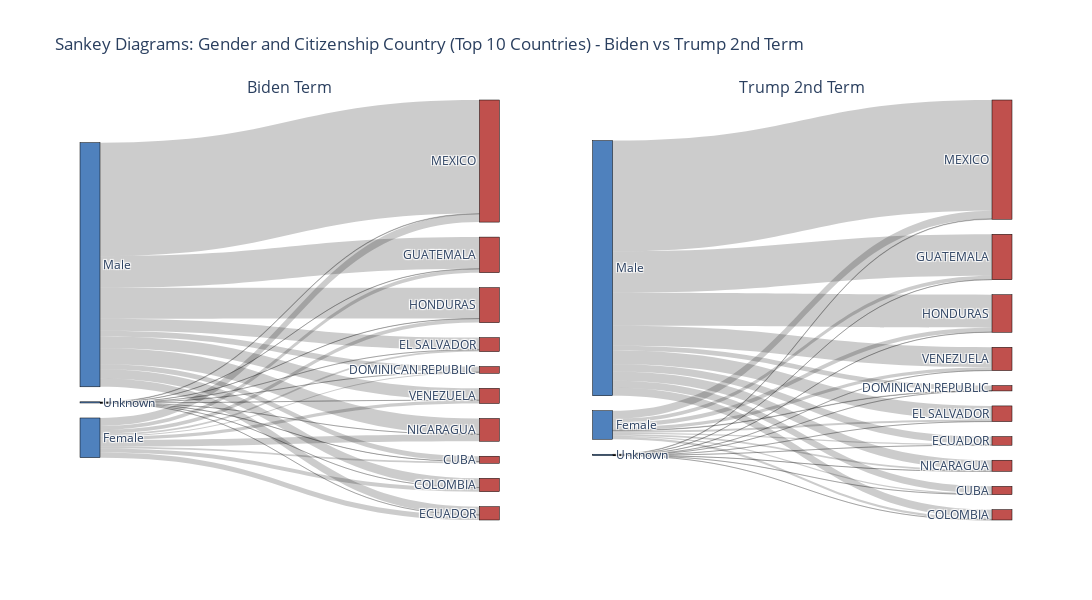

This figure's notebook cell:
### Markdown cell above
Most targeted groups overall in any term are males (86.7 % of total arrests) in working ages, as 84.57% of total arrests among all population of the database are between the working age as defined by OCDE between 15-64 years old, the distribution peaks at 26-30 years for females and at 31-35 fo males as illustrated in the histogram.

Comparison between the Biden and Trump's second term shows that males between 31-35 are still the most targeted groups and that this age group skews 5 years younger for arrested women in both cases. The fact that the 287(g) agreement ramping up doesn´t affect age and gender is not surprising, given that most immigrants travel to the US for economic reasons, so men in working age seem to follow the same pattern as before.

### Code cell
import plotly.graph_objects as go

def sankey_data(df, top_n=10):
    pivot_counts = pd.pivot_table(
        df,
        index="Citizenship Country",
        columns="Gender",
        values="Unique Identifier",
        aggfunc="count",
        fill_value=0
    )
    pivot_counts_top = pivot_counts.loc[pivot_counts.sum(axis=1).sort_values(ascending=False).head(top_n).index]
    genders = list(pivot_counts_top.columns)
    countries = list(pivot_counts_top.index)
    labels = genders + countries
    source, target, value = [], [], []
    for i, gender in enumerate(genders):
        for j, country in enumerate(countries):
            count = pivot_counts_top.loc[country, gender]
            if count > 0:
                source.append(i)
                target.append(len(genders) + j)
                value.append(count)
    return labels, source, target, value, genders, countries

# Prepare Sankey data for both terms
labels_biden, source_biden, target_biden, value_biden, genders_biden, countries_biden = sankey_data(biden_term)
labels_trump2, source_trump2, target_trump2, value_trump2, genders_trump2, countries_trump2 = sankey_data(trump_second_term)

# Create subplots for two Sankey diagrams
from plotly.subplots import make_subplots

fig = make_subplots(rows=1, cols=2, specs=[[{'type': 'sankey'}, {'type': 'sankey'}]],
                    subplot_titles=["Biden Term", "Trump 2nd Term"])

# Biden Sankey
fig.add_trace(go.Sankey(
    node=dict(
        pad=15,
        thickness=20,
        line=dict(color="black", width=0.5),
        label=labels_biden,
        color=["#4F81BD"]*len(genders_biden) + ["#C0504D"]*len(countries_biden)
    ),
    link=dict(
        source=source_biden,
        target=target_biden,
        value=value_biden,
        label=[f"{labels_biden[s]} → {labels_biden[t]}: {v} ({v / sum(value_biden) * 100:.1f}%)" for s, t, v in zip(source_biden, target_biden, value_biden)]
    )
), row=1, col=1)

# Trump 2nd Term Sankey
fig.add_trace(go.Sankey(
    node=dict(
        pad=15,
        thickness=20,
        line=dict(color="black", width=0.5),
        label=labels_trump2,
        color=["#4F81BD"]*len(genders_trump2) + ["#C0504D"]*len(countries_trump2)
    ),
    link=dict(
        source=source_trump2,
        target=target_trump2,
        value=value_trump2,
        label=[f"{labels_trump2[s]} → {labels_trump2[t]}: {v} ({v / sum(value_trump2) * 100:.1f}%)" for s, t, v in zip(source_trump2, target_trump2, value_trump2)]
    )
), row=1, col=2)

fig.update_layout(
    title_text="Sankey Diagrams: Gender and Citizenship Country (Top 10 Countries) - Biden vs Trump 2nd Term",
    font_size=12,
    height=600,
    width=1200
)
fig.write_image("outputs/figures/sankey_gender_citizenship_biden_trump2.png")
# Embed PNG in notebook
display(Image(filename="outputs/figures/sankey_gender_citizenship_biden_trump2.png"))

### Figure 1 — Plotly figure (JSON) as saved in the notebook; plotly's stock layout.template omitted (floating-point values rounded to 4 significant figures)
{"data": [{"domain": {"x": [0, 0.45], "y": [0, 1]}, "link": {"label": ["Female → MEXICO: 3847 (2.8%)", "Female → GUATEMALA: 1760 (1.3%)", "Female → HONDURAS: 1889 (1.4%)", "Female → NICARAGUA: 3270 (2.4%)", "Female → VENEZUELA: 1561 (1.1%)", "Female → EL SALVADOR: 851 (0.6%)", "Female → COLOMBIA: 1975 (1.4%)", "Female → ECUADOR: 2415 (1.8%)", "Female → CUBA: 852 (0.6%)", "Female → DOMINICAN REPUBLIC: 542 (0.4%)", "Male → MEXICO: 54268 (39.8%)", "Male → GUATEMALA: 15116 (11.1%)", "Male → HONDURAS: 14773 (10.8%)", "Male → NICARAGUA: 7594 (5.6%)", "Male → VENEZUELA: 5672 (4.2%)", "Male → EL SALVADOR: 5786 (4.2%)", "Male → COLOMBIA: 4401 (3.2%)", "Male → ECUADOR: 3946 (2.9%)", "Male → CUBA: 2491 (1.8%)", "Male → DOMINICAN REPUBLIC: 2675 (2.0%)", "Unknown → MEXICO: 257 (0.2%)", "Unknown → GUATEMALA: 108 (0.1%)", "Unknown → HONDURAS: 68 (0.0%)", "Unknown → NICARAGUA: 10 (0.0%)", "Unknown → VENEZUELA: 20 (0.0%)", "Unknown → EL SALVADOR: 32 (0.0%)", "Unknown → COLOMBIA: 18 (0.0%)", "Unknown → ECUADOR: 15 (0.0%)", "Unknown → CUBA: 26 (0.0%)", "Unknown → DOMINICAN REPUBLIC: 10 (0.0%)"], "source": [0, 0, 0, 0, 0, 0, 0, 0, 0, 0, 1, 1, 1, 1, 1, 1, 1, 1, 1, 1, 2, 2, 2, 2, 2, 2, 2, 2, 2, 2], "target": [3, 4, 5, 6, 7, 8, 9, 10, 11, 12, 3, 4, 5, 6, 7, 8, 9, 10, 11, 12, 3, 4, 5, 6, 7, 8, 9, 10, 11, 12], "value": [3847, 1760, 1889, 3270, 1561, 851, 1975, 2415, 852, 542, 54268, 15116, 14773, 7594, 5672, 5786, 4401, 3946, 2491, 2675, 257, 108, 68, 10, 20, 32, 18, 15, 26, 10]}, "node": {"color": ["#4F81BD", "#4F81BD", "#4F81BD", "#C0504D", "#C0504D", "#C0504D", "#C0504D", "#C0504D", "#C0504D", "#C0504D", "#C0504D", "#C0504D", "#C0504D"], "label": ["Female", "Male", "Unknown", "MEXICO", "GUATEMALA", "HONDURAS", "NICARAGUA", "VENEZUELA", "EL SALVADOR", "COLOMBIA", "ECUADOR", "CUBA", "DOMINICAN REPUBLIC"], "line": {"color": "black", "width": 0.5}, "pad": 15, "thickness": 20}, "type": "sankey"}, {"domain": {"x": [0.55, 1], "y": [0, 1]}, "link": {"label": ["Female → MEXICO: 2780 (2.8%)", "Female → GUATEMALA: 1261 (1.3%)", "Female → HONDURAS: 1502 (1.5%)", "Female → VENEZUELA: 1148 (1.2%)", "Female → EL SALVADOR: 707 (0.7%)", "Female → NICARAGUA: 622 (0.6%)", "Female → COLOMBIA: 798 (0.8%)", "Female → ECUADOR: 379 (0.4%)", "Female → CUBA: 405 (0.4%)", "Female → DOMINICAN REPUBLIC: 156 (0.2%)", "Male → MEXICO: 37882 (38.8%)", "Male → GUATEMALA: 14247 (14.6%)", "Male → HONDURAS: 11292 (11.6%)", "Male → VENEZUELA: 6805 (7.0%)", "Male → EL SALVADOR: 4635 (4.7%)", "Male → NICARAGUA: 3167 (3.2%)", "Male → COLOMBIA: 2717 (2.8%)", "Male → ECUADOR: 2558 (2.6%)", "Male → CUBA: 2383 (2.4%)", "Male → DOMINICAN REPUBLIC: 1668 (1.7%)", "Unknown → MEXICO: 171 (0.2%)", "Unknown → GUATEMALA: 66 (0.1%)", "Unknown → HONDURAS: 56 (0.1%)", "Unknown → VENEZUELA: 27 (0.0%)", "Unknown → EL SALVADOR: 17 (0.0%)", "Unknown → NICARAGUA: 21 (0.0%)", "Unknown → COLOMBIA: 33 (0.0%)", "Unknown → ECUADOR: 25 (0.0%)", "Unknown → CUBA: 47 (0.0%)", "Unknown → DOMINICAN REPUBLIC: 10 (0.0%)"], "source": [0, 0, 0, 0, 0, 0, 0, 0, 0, 0, 1, 1, 1, 1, 1, 1, 1, 1, 1, 1, 2, 2, 2, 2, 2, 2, 2, 2, 2, 2], "target": [3, 4, 5, 6, 7, 8, 9, 10, 11, 12, 3, 4, 5, 6, 7, 8, 9, 10, 11, 12, 3, 4, 5, 6, 7, 8, 9, 10, 11, 12], "value": [2780, 1261, 1502, 1148, 707, 622, 798, 379, 405, 156, 37882, 14247, 11292, 6805, 4635, 3167, 2717, 2558, 2383, 1668, 171, 66, 56, 27, 17, 21, 33, 25, 47, 10]}, "node": {"color": ["#4F81BD", "#4F81BD", "#4F81BD", "#C0504D", "#C0504D", "#C0504D", "#C0504D", "#C0504D", "#C0504D", "#C0504D", "#C0504D", "#C0504D", "#C0504D"], "label": ["Female", "Male", "Unknown", "MEXICO", "GUATEMALA", "HONDURAS", "VENEZUELA", "EL SALVADOR", "NICARAGUA", "COLOMBIA", "ECUADOR", "CUBA", "DOMINICAN REPUBLIC"], "line": {"color": "black", "width": 0.5}, "pad": 15, "thickness": 20}, "type": "sankey"}], "layout": {"annotations": [{"font": {"size": 16}, "showarrow": false, "text": "Biden Term", "x": 0.225, "xanchor": "center", "xref": "paper", "y": 1, "yanchor": "bottom", "yref": "paper"}, {"font": {"size": 16}, "showarrow": false, "text": "Trump 2nd Term", "x": 0.775, "xanchor": "center", "xref": "paper", "y": 1, "yanchor": "bottom", "yref": "paper"}], "font": {"size": 12}, "height": 600, "title": {"text": "Sankey Diagrams: Gender and Citizenship Country (Top 10 Countries) - Biden vs Trump 2nd Term"}, "width": 1200}}
